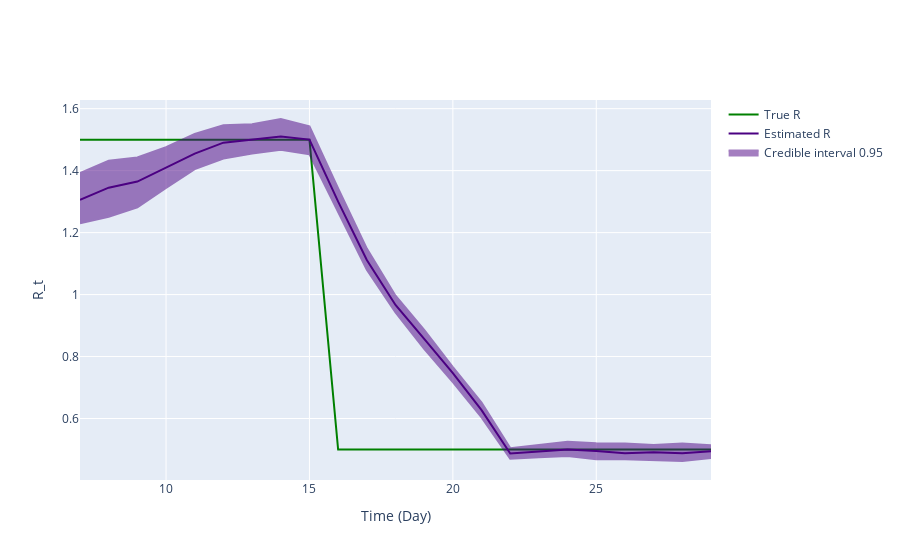

Notebook code cell kept with this figure:
### Markdown cell above
## Inference plot using class method results

### Code cell
fig = ReproductionNumberPlot()

fig.add_ground_truth_rt(ground_truth)
fig.add_interval_rt(new_intervals)

fig.update_labels(time_label='Time (Day)', r_label='R_t')

fig.show_figure()

### Figure 1 — Plotly figure (JSON) as saved in the notebook; plotly's stock layout.template omitted (floating-point values rounded to 4 significant figures)
{"data": [{"line": {"color": "green"}, "mode": "lines", "name": "True R", "type": "scatter", "x": [7, 8, 9, 10, 11, 12, 13, 14, 15, 16, 17, 18, 19, 20, 21, 22, 23, 24, 25, 26, 27, 28, 29], "y": [1.5, 1.5, 1.5, 1.5, 1.5, 1.5, 1.5, 1.5, 1.5, 0.5, 0.5, 0.5, 0.5, 0.5, 0.5, 0.5, 0.5, 0.5, 0.5, 0.5, 0.5, 0.5, 0.5]}, {"line": {"color": "indigo"}, "mode": "lines", "name": "Estimated R", "type": "scatter", "x": [7, 8, 9, 10, 11, 12, 13, 14, 15, 16, 17, 18, 19, 20, 21, 22, 23, 24, 25, 26, 27, 28, 29], "y": [1.306, 1.345, 1.365, 1.41, 1.455, 1.49, 1.499, 1.51, 1.5, 1.3, 1.112, 0.9664, 0.8567, 0.7462, 0.6272, 0.4872, 0.4931, 0.5002, 0.4952, 0.4881, 0.4913, 0.4881, 0.4942]}, {"fill": "toself", "fillcolor": "indigo", "line": {"color": "indigo"}, "mode": "lines", "name": "Credible interval 0.95", "opacity": 0.5, "type": "scatter", "x": [7, 8, 9, 10, 11, 12, 13, 14, 15, 16, 17, 18, 19, 20, 21, 22, 23, 24, 25, 26, 27, 28, 29, 29, 28, 27, 26, 25, 24, 23, 22, 21, 20, 19, 18, 17, 16, 15, 14, 13, 12, 11, 10, 9, 8, 7], "y": [1.392, 1.432, 1.442, 1.476, 1.519, 1.546, 1.55, 1.567, 1.543, 1.343, 1.148, 0.9965, 0.8859, 0.766, 0.6517, 0.5044, 0.5147, 0.5246, 0.5199, 0.519, 0.5149, 0.5196, 0.5139, 0.4722, 0.4628, 0.4662, 0.4687, 0.4689, 0.4792, 0.4751, 0.4704, 0.6038, 0.7178, 0.825, 0.9421, 1.08, 1.269, 1.453, 1.467, 1.455, 1.439, 1.405, 1.344, 1.281, 1.251, 1.23]}], "layout": {"hovermode": "x unified", "xaxis": {"title": {"text": "Time (Day)"}}, "yaxis": {"title": {"text": "R_t"}}}}
